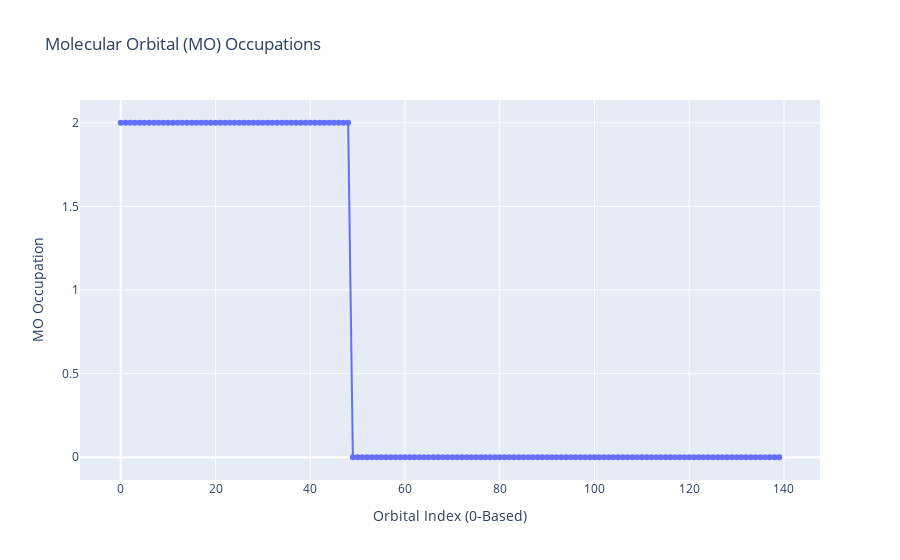

This figure's notebook cell:
### Code cell
import plotly.express as px

# Plot the MO Occupations
fig = px.line(y=BODIPY_321g.mo_occ, markers=True, title="Molecular Orbital (MO) Occupations")
fig.update_layout(xaxis_title="Orbital Index (0-Based)", yaxis_title="MO Occupation")
fig.show()

### Figure 1 — Plotly figure (JSON) as saved in the notebook; plotly's stock layout.template omitted (floating-point values rounded to 4 significant figures; data arrays with more than 128 entries replaced by an {"elided": "..."} marker saying what was removed)
{"data": [{"hovertemplate": "x=%{x}<br>y=%{y}<extra></extra>", "legendgroup": "", "line": {"color": "#636efa", "dash": "solid"}, "marker": {"symbol": "circle"}, "mode": "lines+markers", "name": "", "orientation": "v", "showlegend": false, "type": "scatter", "x": {"elided": "140 int values"}, "xaxis": "x", "y": {"elided": "140 int values"}, "yaxis": "y"}], "layout": {"legend": {"tracegroupgap": 0}, "title": {"text": "Molecular Orbital (MO) Occupations"}, "xaxis": {"anchor": "y", "domain": [0, 1], "title": {"text": "Orbital Index (0-Based)"}}, "yaxis": {"anchor": "x", "domain": [0, 1], "title": {"text": "MO Occupation"}}}}
